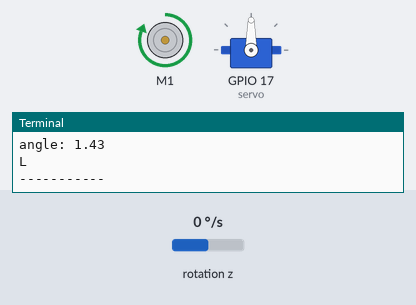
Bench run of a program on a simulated Raspberry Pi (BCM pin numbers). Shown: DC motor (green arrow = forward, orange = backward, longer = faster), servo, the last lines printed to the terminal. The inputs (shaded band) are chosen by the test bench; at power-on: rotation z 0 °/s. Servo angles are drawn from the pulse width (0.5 ms = 0°, 2.5 ms = 180°).

Above: at 1.2 s.
1.3 s: rotation z set to -3 °/s
At 4.0 s:
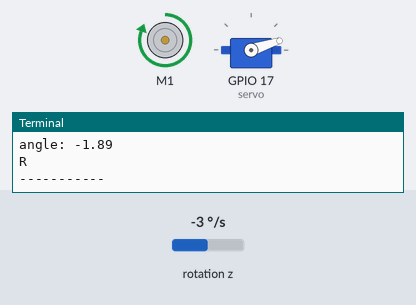
4.3 s: rotation z set to 0 °/s
At 5.87 s:
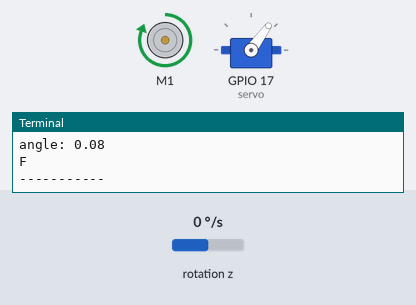
7.3 s: rotation z set to -192 °/s
At 8.4 s:
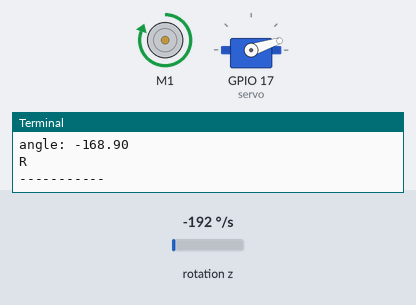
Timing chart, 0 to 10.3 s (numbered marks = the images above; inputs shaded):
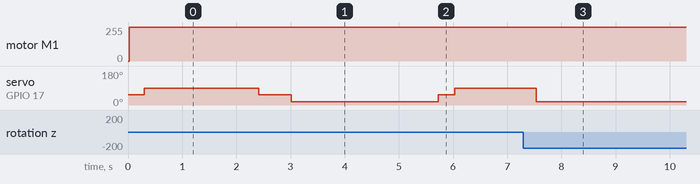

Measured:
- the behaviour switches between -2 and -3 °/s on rotation z (found by bisection; images 0 and 1)
- the behaviour switches between -1 and 0 °/s on rotation z (found by bisection; images 1 and 2)
- after the input at 1.3 s, servo on GPIO 17 (servo): 90° → 54° after 1.1 s, → 18° 0.60 s later
- after the input at 4.3 s, servo on GPIO 17 (servo): 18° → 54° after 1.4 s, → 90° 0.30 s later
- after the input at 7.3 s, servo on GPIO 17 (servo): 90° → 18° after 0.23 s

The program:

straight_sailing.py
```python
import smbus
from time import sleep
from gpiozero import Motor
import RPi.GPIO as GPIO
# Power management registers
power_mgmt_1 = 0x6b
power_mgmt_2 = 0x6c
motor = Motor(15,14)
def read_byte(adr):
    return bus.read_byte_data(address, adr)

def read_word(adr):
    high = bus.read_byte_data(address, adr)
    low = bus.read_byte_data(address, adr+1)
    val = (high << 8) + low
    return val

def read_word_2c(adr):
    val = read_word(adr)
    if (val >= 0x8000):
        return -((65535 - val) + 1)
    else:
        return val
bus = smbus.SMBus(1)
address = 0x68
bus.write_byte_data(address, power_mgmt_1, 0)

servo = 17
GPIO.setmode(GPIO.BCM)
GPIO.setup(servo, GPIO.OUT)
p = GPIO.PWM(servo, 50)
p.start(5.5)
angle=0
t = 0.3
i = 0
z = 0

while True:
    try:
        motor.forward()
        sleep(t)
        gyro_z = read_word_2c(0x47)+208.59
        z += gyro_z
        alpha_z = gyro_z / 131
        angle = angle + alpha_z * t
        print("angle: %.2f" % angle)
        if angle>0.3:
            signal_width = 7.5
            print("L")
        elif angle<-0.3:
            signal_width = 3.5
            print("R")
        else:
            signal_width = 5.5
            print("F")
        p.ChangeDutyCycle(signal_width)
        i = i+1
        print("-----------")
    except:
        print("ERROR")
        continue
```
